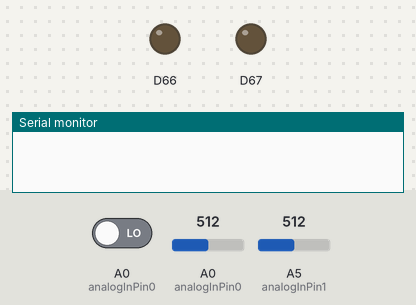
Bench run of a sketch on a simulated Arduino Due. Parts: output pins drawn as LEDs (lit = HIGH), the last lines printed to the serial monitor. The test bench sets the inputs (shaded band); at power-on: A0 (analogInPin0) = 512, A5 (analogInPin1) = 512, A0 (analogInPin0) LOW (analog values on the 0–1023 scale).

Above: at 1.2 s.
1.3 s: A0 (analogInPin0) set to 716
At 5.3 s:
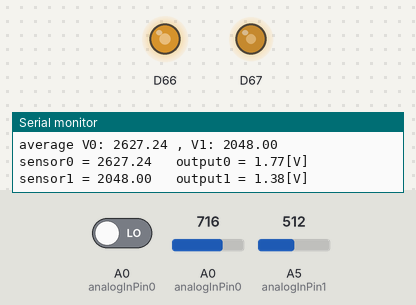
11.4 s: A5 (analogInPin1) set to 716
At 21.7 s:
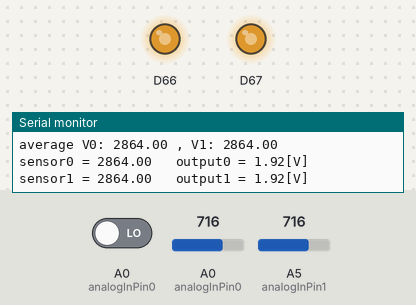
22.4 s: A0 (analogInPin0) set to 900
At 27.6 s:
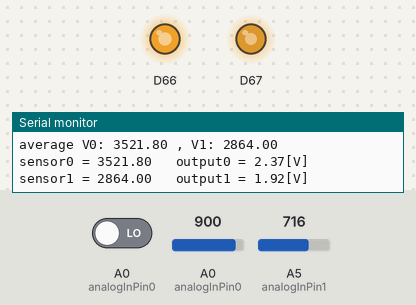
33.3 s: A5 (analogInPin1) set to 900
At 38.2 s:
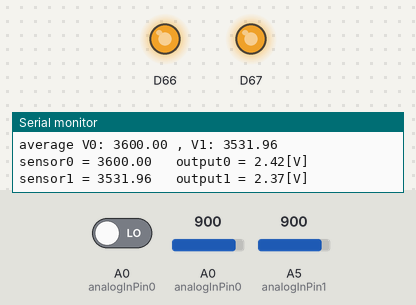
44.3 s: A0 (analogInPin0) set to 511
At 54.7 s:
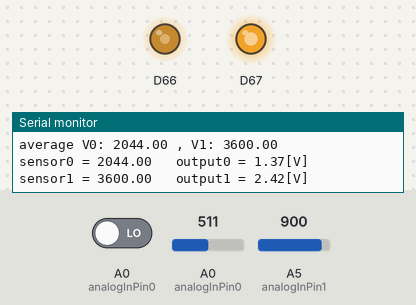
55.3 s: A5 (analogInPin1) set to 511
At 60.5 s:
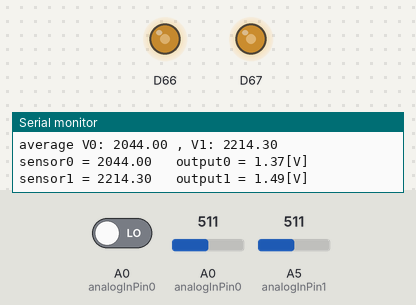
Timing chart, 0 to 66.3 s (numbered marks = the images above; inputs shaded):
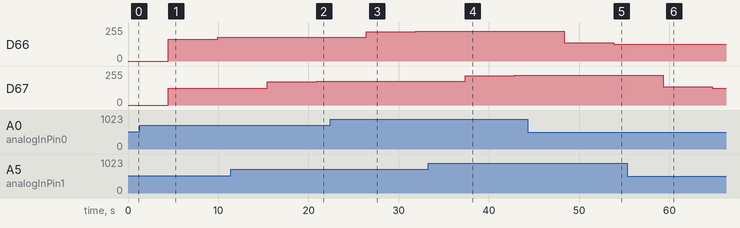

The sketch:

sketch_voltagesensor.ino
```cpp
//For Arduino Due

// input value fctor: (アナログ値:0～4095@12bit)/voltage(3.34V_max) = factor
//double factor = 1226.;
double factor = 1240.;

// output voltage factor: (アナログ値:0～4095@12bit)/voltage(2.75V_max) = factor2
double factor2 = 1488.;

const int analogInPin0 = A0;
const int analogInPin1 = A5;

double sensorValue0 = 0.;
double sensorValue1 = 0.;

double val;

const int np = 20000;
double sensorValue0_meas;
double sensorValue1_meas;

double sum_Value0 = 0.;
double sum_Value1 = 0.;

double ave_Value0 = 0.;
double ave_Value1 = 0.;


void setup() {
  // put your setup code here, to run once:
  Serial.begin(9600);

}

void loop() {

double sum_Value0 = 0.;
double sum_Value1 = 0.;
double ave_Value0 = 0.;
double ave_Value1 = 0.;


  // put your main code here, to run repeatedly:

  val = digitalRead(analogInPin0);

  analogReadResolution(12);
  analogWriteResolution(12);

  // アナログ入力の値を読む
  sensorValue0 = analogRead(analogInPin0);
  sensorValue1 = analogRead(analogInPin1);

  // アナログ入力の0～4095の値を、アナログ出力の使用範囲0～255に変換する
  //outputValue = map(sensorValue, 0, 4095, 0, 255);

  // アナログ出力値を変更する
  // analogWrite(analogOutPin, outputValue);


  //double nt = 2000./np;
  for (int i=0; i<np; i++) {

    //delayMicroseconds(nt);

    sensorValue0_meas = analogRead(analogInPin0);
    sensorValue1_meas = analogRead(analogInPin1);

/*
    Serial.print("sensor1_meas[");
    Serial.print(i);
    Serial.print("]= ");
    Serial.print(sensorValue1_meas);
    Serial.print("\t output1_meas = ");
    Serial.print(sensorValue1_meas/factor);
    Serial.println("[V]");
*/
    sum_Value0 += sensorValue0_meas;
    sum_Value1 += sensorValue1_meas;

    sensorValue0_meas = 0.;
    sensorValue1_meas = 0.;

/*
    if (sensorValue0_meas[i] == 4095.) {
      sum_Value0 += 1;
    } else bleak;

    if (sensorValue0_meas[i] != 4095.) {
      sum_Value0 += 0.001;
    } else bleak;

*/

  }


    ave_Value0 = sum_Value0/np;
    ave_Value1 = sum_Value1/np;

    Serial.print("average V0: ");
    Serial.print(ave_Value0);
    Serial.print(" , V1: ");
    Serial.println(ave_Value1);

/*
  //電圧測定結果検証A0
  if (sensorValue0_meas1 == sensorValue0_meas2) {
    sensorValue0 = sensorValue0_meas1;
    analogWrite(DAC0, sensorValue0);
  } else {analogWrite(DAC0, 0);
    }

  //電圧測定結果検証A5
   if (sensorValue1_meas1 == sensorValue1_meas2) {
    sensorValue1 = sensorValue1_meas1;
    analogWrite(DAC1, sensorValue1);
  } else {analogWrite(DAC1, 0);
    }
*/

  analogWrite(DAC0, ave_Value0);
  analogWrite(DAC1, ave_Value1);

  // シリアルモニターに結果をプリントする
  Serial.print("sensor0 = ");
  Serial.print(ave_Value0);
  Serial.print("\t output0 = ");
  Serial.print(ave_Value0/factor2);
  Serial.println("[V]");

  Serial.print("sensor1 = ");
  Serial.print(ave_Value1);
  Serial.print("\t output1 = ");
  Serial.print(ave_Value1/factor2);
  Serial.println("[V]");


/*
  Serial.print("sensor1 = ");
  Serial.print(sensorValue1);
  Serial.print("\t output1 = ");
  Serial.print(sensorValue1/factor);
  Serial.println("[V]");
*/
  //Serial.print("val = ");
  //Serial.println(val);

  // アナログ->デジタル変換のために2ミリ秒のウェイトが必要
//  delay(2);
delay(1000);

}
```

Measured:
- after the input at 1.3 s, D66: 0/255 → 163/255 after 3.2 s, → 178/255 5.5 s later
- after the input at 11.4 s, D67: 127/255 → 173/255 after 4.0 s, → 178/255 5.5 s later
- after the input at 22.4 s, D66: 178/255 → 219/255 after 4.0 s, → 224/255 5.5 s later
- after the input at 33.3 s, D67: 178/255 → 219/255 after 4.1 s, → 224/255 5.5 s later
- after the input at 44.3 s, D66: 224/255 → 137/255 after 4.0 s, → 127/255 5.5 s later
- after the input at 55.3 s, D67: 224/255 → 137/255 after 4.0 s, → 127/255 5.5 s later
